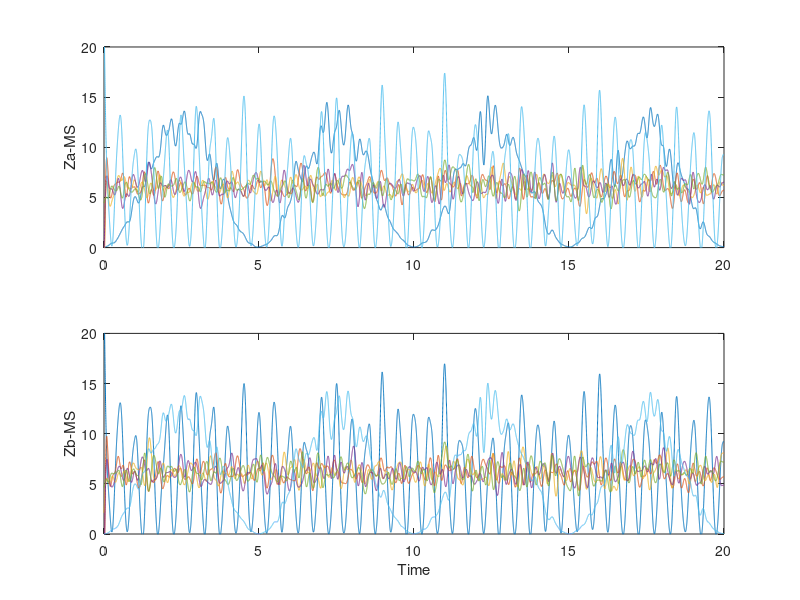
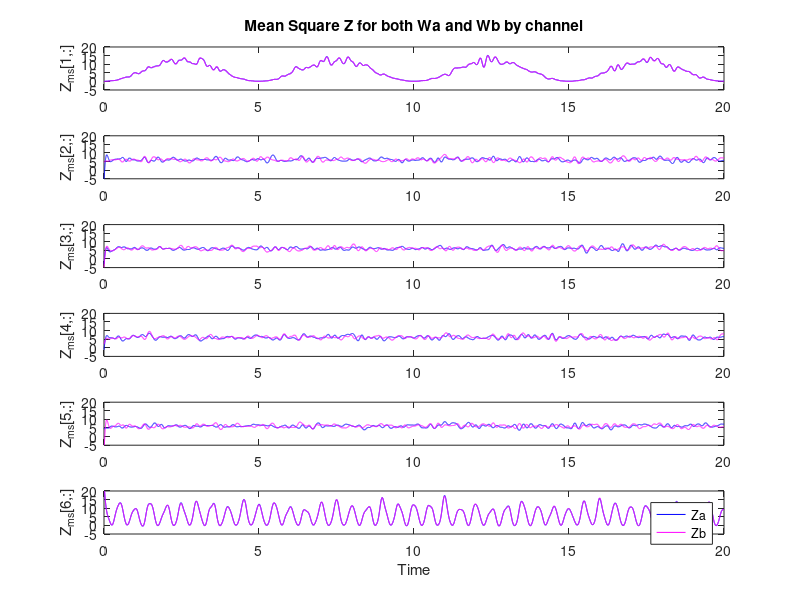
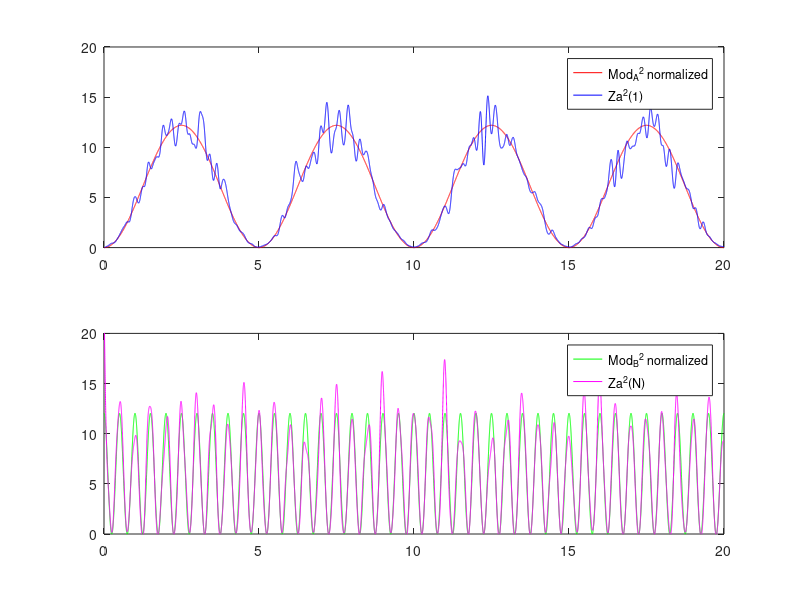

Source code (MATLAB) for these figures, in order: (Note: this script raises an error after producing the figures.)
%% Common Spatial Patterns example
% Bruce J. Gluckman
% revised 2/2016 (original 4/2010)
%
% See references by Koles, 1991 EEG and clincial NeuroPhys 79, PMID 1721571
%% Theory of Common Spatial Patterns (CSP)
%
% general scheme: 
% Assume a lead field model for EEG with sources S
% and assume there are at least two kinds of sources, call them types a,b
% and that you have EEG that you can identify as both mixtures of BOTH
% and is isolated to (or excludes) one
% 
% if you want, by extension, add some noise.
% Now we want to find a measure that best isolate data from each of these
% sources
%
% Mathematically, a lead field model says that the EEG across the leads
% is a linear projection (linear mixture) of the sources, plus noise
% 
% EEG = M*S + U
% 
% we adopt a notation that the the EEG has N channels, which we pack in 
% different rows, and that measured times go across in columns.
% So EEG = (NxT) where T is number of times.
% 
% Likewise, we imagine Q sources, each of which have their time dependence,
% and lead fields for each packed into the matrix M.
% so 
%     S = (QxT)
% and
%     M = (NxQ)
% 
% for our purposes, we can break up M*S into three parts associated with
% source a,b and noise
%
% EEG = Ma*Sa + Mb*Sb + Mn*Sn + U
%
% which we can reinterpret as
% 
% EEG = Ea + Eb + En
% 
% with 
%     Ea = Ma*Sa
%     Eb = Mb*Sb
%     En = Mn*Sn + U
%
% Note that dimension of the E's are all NxT
% though we could make different sample types for example that 
% have {a, b, both} types of data
%
% CSP Steps are as follows:
%
% 1) identify time periods such that the EEG contains two of the three
%    types of activity: 
%    EEGa => mostly type a data (or NOT type a data)
%    EEGb => mostly type b data  
%    EEGc => composite type a and b 
%           (can be simultaneous or concatonated [EEGa EEGb]
%
% 2) Define the normalized covariance C = EEG*EEG'/trace(EEG*EEG')
%    Compute for EEGa, EEGc, called Ca, Cc  
%    technically or for consistency, the normalization value should
%    always be the same.  Normalization really is only needed for
%    comparing patterns
%
%    Note that 
%    Cc = Ca + Cb
%
%    Note on decompositon - we can do an eigenvalue decomposition
%    C = U*L*U'
%        L is diagonal eigenvalues
%        U has eigenvectors in columns
%        U'*U = I
%
% 3) Compute the prewhitening transformation P as follows:
%    a) decompose Cc = Uc*Lc*Uc'
%    b) round off singluar eigenvalues elements in Lc
%    c) define inverse square root of Lc Isqrt(Lc)
%       such that the diagonal values are 1/sqrt(Lc_i) for non-singluar
%       eigenvalues
%    d) P = Isqrt(Lc)*Uc'
%
% 4) Define covariance of prewhitened data as S = P*C*P'
%    a) Sc = P*(Ca + Cb)*P' 
%       Sc = Sa + Sb    
%    b) by construction Sc = I
%       I = Sa + Sb
%       Sb = I - Sa        **
%    c) Decompose Sa = B*Psia*B'
%    d) if pre/post multiply ** by B' B you get
%       B'*Sb*B = I-Psia     
%       the RHS of which is diagonal SO if 
%       If 
%         decompose Sb = R*Psib*R'
%       Then 
%         B'R = I
%         Psib = I-Psia
%       B is also set of eignenvectors for Sb
%       B eigenvectors are Common Spatial Patterns to both Sa and Sb
%       Note that the order of Psia is decreasing and Psib is Increasing
%
%  5)  Now define overall transformation to new coordinate system 
%      ZEEG = W*EEG
%      W = B'*P
%      ZEEG will contain primarily a type data in first row and 
%                                  b type data in last row
% 
%
%%  First a question - what does SVD do
%
sig = [2 1; 1 1];
sig = sig/trace(sig);
[u,s,v]=svd(sig);
% Note that since sig is Hermitian (sig' = sig)  
% u'=v
disp('sig=');
disp(sig);
disp(['[u,s,v]=svd(sig)']);
disp('eigenvalues s');
disp(s);
disp('u');
disp(u);
disp('u-v'' = ');
disp(u-v); 
disp('u''*u = ');
disp(u'*u);
% so our observation is that, given a square Hermitian matrix sig
% [u,l,v] = svd(sig)
% yields an ordered set of eigenvalues on the diagonal of l
% and two matricies u = v'
% u'*u = 1;
% the columns of u have the eigenvectors.
clear all; close all;
%
%% Now create Data
%
% Assume 2 sources - Sa, Sb
% wtih projections onto N channel EEG with 
% source Lead Fields Ma, Mb
% Then EEG is 
% EEG = Ma*Sa + Mb*Sb + U
% where U is a mixure of common Uc and indpendent Ui NOISE
% where of course 'noise' mean other sources
% 
% EEG = Ma*Sa + Mb*Sb + Mc*Sc + Ui
%
% Number of Channels N
N = 6;
% Acqusition Rate 
SPS = 1000;
%
Ma = [-1 2 -1 .1 .1 .1 ]';
Mb = [-.1 -.1 0 -1 2 -1]';
Mn = [ .1 .2 .3 .2 .1 -.1]';
% 
% Now make time series 
Ea = 1.0 * Ma * randn(1,1000) + ...
     0.0 * Mb * randn(1,1000) + ...
     0.2 * Mn * randn(1,1000) + ...
     0.1 * randn(6,1000);
%
Eb = 0.0 * Ma * randn(1,1000) + ...
     1.0 * Mb * randn(1,1000) + ...
     0.2 * Mn * randn(1,1000) + ...
     0.1 * randn(6,1000);

%
Time = (0:1/SPS:20);
NPTS = length(Time);
ModA = sin(0.2*pi*Time);
ModB = cos(2.0*pi*Time);
Ec = Ma * (ModA.* randn(1,NPTS)) + ...
     Mb * (ModB.* randn(1,NPTS)) + ...
     0.2 * Mn * randn(1,NPTS) + ...
     0.1 * randn(6,NPTS);
%% Now compute estimates of the covariance matricies
%
Cc = Ec*Ec';
Cc = Cc/trace(Cc);
%
Ca = Ea*Ea';
Ca = Ca/trace(Ca);
% now decode
[Uc,Lc,Vc] = svd(Cc);
verysmall = 1e-10;
sLci = Lc;
for ind=1:N
    sLci(ind,ind) = (Lc(ind,ind)>verysmall)/sqrt(Lc(ind,ind));
end
P = sLci * Uc';
%
%% Now compute W 
% but do it separately for a and for b. They should yeild 
% roughly the same results, though not quite exactly.
%
Ca = Ea*Ea';
Ca = Ca/trace(Ca);
Sa = P*Ca*P';
[Ba,Psia,Va] = svd(Sa);
Wa = Ba'*P;
%
Cb = Eb*Eb';
Cb = Cb/trace(Cb);
Sb = P*Cb*P';
[Bb,Psib,Vb] = svd(Sb);
Wb = Bb'*P;
%% Now test CPA
%
% do this by computing Z for both the Wa and the Wb transforms
% then we'll compare the results
% Note that since we are maximizing the projected variances
% we'll use a mean-square computed by first squaring then
% low pass filtering.  
%
% later when we compare these results, we'll need to 
% allow for a short phase delay between actual changes in source
% amplitudes (encoded with the Mod functions) and the MS 
% which we've gotten with a low-pass filter
%
Za = Wa*Ec;
Zb = Wb*Ec;
% use a mean square low-pass filtered by .5 s (2 Hz) to estimate
Za2 = Za.*Za;
Zb2 = Zb.*Zb;
%
[b,a] = butter(4,5/(SPS/2));
%
Za2f = filtfilt(b,a,Za2')';%,[],2);
Zb2f = filtfilt(b,a,Zb2')';%,[],2);
%% Plot results for Za (computed from Sa) and Zb (computed from Sb)
%
figure;
Fig1.a(1) = subplot(2,1,1);
plot(Time,Za2f);
ylabel('Za-MS')

Fig1.a(2) = subplot(2,1,2);
plot(Time,Zb2f);
ylabel('Zb-MS')
xlabel('Time')
linkaxes(Fig1.a,'xy');
ylim([0 20]);
%% Compare rank ordered signals in Za and Zb
%
figure;
for ind = 1:N
    Fig2.a(ind) = subplot(N,1,ind);
    plot(Time,Za2f(ind,:),'b',...
         Time,Zb2f(1+N-ind,:),'m');
    lab = sprintf('Z_m_s[%d,:]',ind);
    ylabel(lab);
    if (ind==1)
        title('Mean Square Z for both Wa and Wb by channel');
    end
end
linkaxes(Fig2.a(1:N),'xy');
xlabel('Time')
legend('Za','Zb');
%     axis(Fig1.a(1));
%     hold on;
%     plot(Time,ModA.*ModA,'r',...
%          Time,ModB.*ModB,'g');
%     axis(Fig1.a(N));
%     hold on;
%     plot(Time,ModA.*ModA,'r',...
%          Time,ModB.*ModB,'g');
%
%Fig1.a(N+1) = subplot(N+1,1,N+1);
%ylabel('Mod_s^2')
%   legend('Mod_A^2','Mod_B^2');
linkaxes(Fig2.a,'x');
%% Finally note the projections of our lead fields onto new space
%
%  
MZa = Wa * Ma;
MZb = Wa * Mb;
Mzn = Wa * Mn;
disp('Mza \n Mzb \n Mzn');
disp([MZa'; MZb'; Mzn']);
%% now compare predicted vs measured for Za.  
% Use weight from Ma and Mb through Wa
% to normalize the input Moda and Modb
Norma = MZa(1)*MZa(1);
Normb = MZb(N)*MZb(N);
figure;
Fig3.a(1)=subplot(2,1,1);
plot(Time,Norma*ModA.*ModA,'r',...
    Time,Za2f(1,:),'b');
legend('{Mod_A}^2 normalized', 'Za^2(1)');
Fig3.a(2)=subplot(2,1,2);
plot(Time,Normb*ModB.*ModB,'g',...
    Time,Za2f(N,:),'m');
legend('{Mod_B}^2 normalized', 'Za^2(N)');
linkaxes(Fig3.a,'xy');
ylim([0 20]);
%% Now test the functioncall version:
Covc = Ec*Ec';
Cova = Ea*Ea';
Covb = Eb*Eb';

Wfuna = CSP_From_Cov(Covc, Cova);
Wfunb = CSP_From_Cov(Covc, Covb);
%
del = Wfunb-Wb;